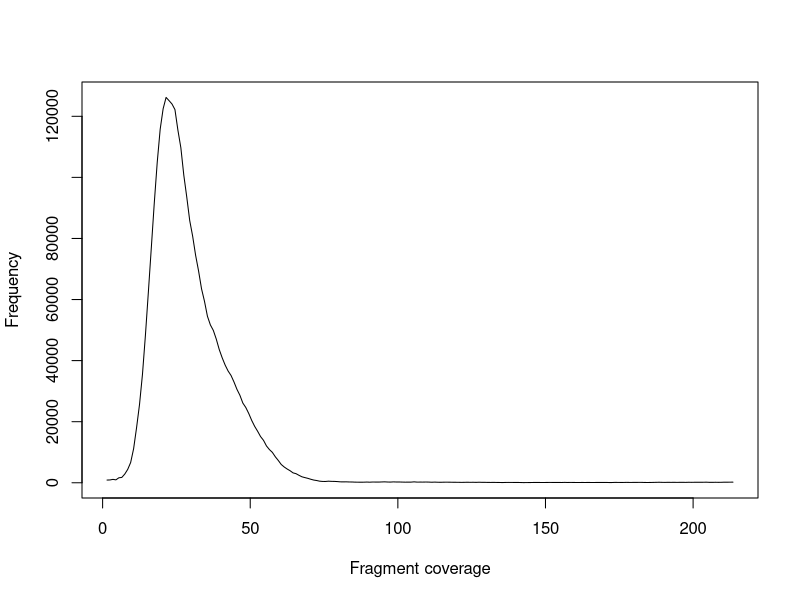

This chart was generated by the following R code:
x = c(1.5,2.5,3.5,4.5,5.5,6.5,7.5,8.5,9.5,10.5,11.5,12.5,13.5,14.5,15.5,16.5,17.5,18.5,19.5,20.5,21.5,22.5,23.5,24.5,25.5,26.5,27.5,28.5,29.5,30.5,31.5,32.5,33.5,34.5,35.5,36.5,37.5,38.5,39.5,40.5,41.5,42.5,43.5,44.5,45.5,46.5,47.5,48.5,49.5,50.5,51.5,52.5,53.5,54.5,55.5,56.5,57.5,58.5,59.5,60.5,61.5,62.5,63.5,64.5,65.5,66.5,67.5,68.5,69.5,70.5,71.5,72.5,73.5,74.5,75.5,76.5,77.5,78.5,79.5,80.5,81.5,82.5,83.5,84.5,85.5,86.5,87.5,88.5,89.5,90.5,91.5,92.5,93.5,94.5,95.5,96.5,97.5,98.5,99.5,100.5,101.5,102.5,103.5,104.5,105.5,106.5,107.5,108.5,109.5,110.5,111.5,112.5,113.5,114.5,115.5,116.5,117.5,118.5,119.5,120.5,121.5,122.5,123.5,124.5,125.5,126.5,127.5,128.5,129.5,130.5,131.5,132.5,133.5,134.5,135.5,136.5,137.5,138.5,139.5,140.5,141.5,142.5,143.5,144.5,145.5,146.5,147.5,148.5,149.5,150.5,151.5,152.5,153.5,154.5,155.5,156.5,157.5,158.5,159.5,160.5,161.5,162.5,163.5,164.5,165.5,166.5,167.5,168.5,169.5,170.5,171.5,172.5,173.5,174.5,175.5,176.5,177.5,178.5,179.5,180.5,181.5,182.5,183.5,184.5,185.5,186.5,187.5,188.5,189.5,190.5,191.5,192.5,193.5,194.5,195.5,196.5,197.5,198.5,199.5,200.5,201.5,202.5,203.5,204.5,205.5,206.5,207.5,208.5,209.5,210.5,211.5,212.5,213.5)
y = c(889,927,1116,958,1632,1753,2841,4379,6640,11147,18039,25644,35517,48295,62463,77004,91596,104929,115771,122473,126186,125127,124026,122198,115466,109721,100719,93567,85876,80721,74482,69375,63539,59451,54541,51693,49885,47043,43639,40926,38550,36601,35132,32997,30596,28651,26095,24645,22684,20417,18480,16876,15123,13892,12057,10868,9948,8503,7305,5991,5171,4512,3943,3244,2985,2448,1962,1699,1457,1155,892,737,527,440,430,522,466,448,393,307,296,306,266,255,209,197,187,198,233,194,248,233,226,268,305,249,226,291,254,255,226,201,210,217,302,220,227,225,245,222,178,221,178,163,190,204,187,174,161,160,130,149,172,150,164,138,178,144,144,121,114,126,107,94,77,107,117,110,106,104,87,60,69,76,91,105,101,91,90,99,117,101,103,99,93,126,93,116,100,89,92,98,90,104,89,93,98,101,98,108,83,84,123,114,104,108,132,112,117,123,131,131,102,89,100,122,146,170,139,128,150,135,146,133,143,146,134,165,149,163,162,171,173,194,145,140,163,149,154,194,188,203,205)
pdf("01.stats.fragment_coverage.pdf")
plot(x, y, xlab="Fragment coverage", ylab="Frequency", type="l")
dev.off()
